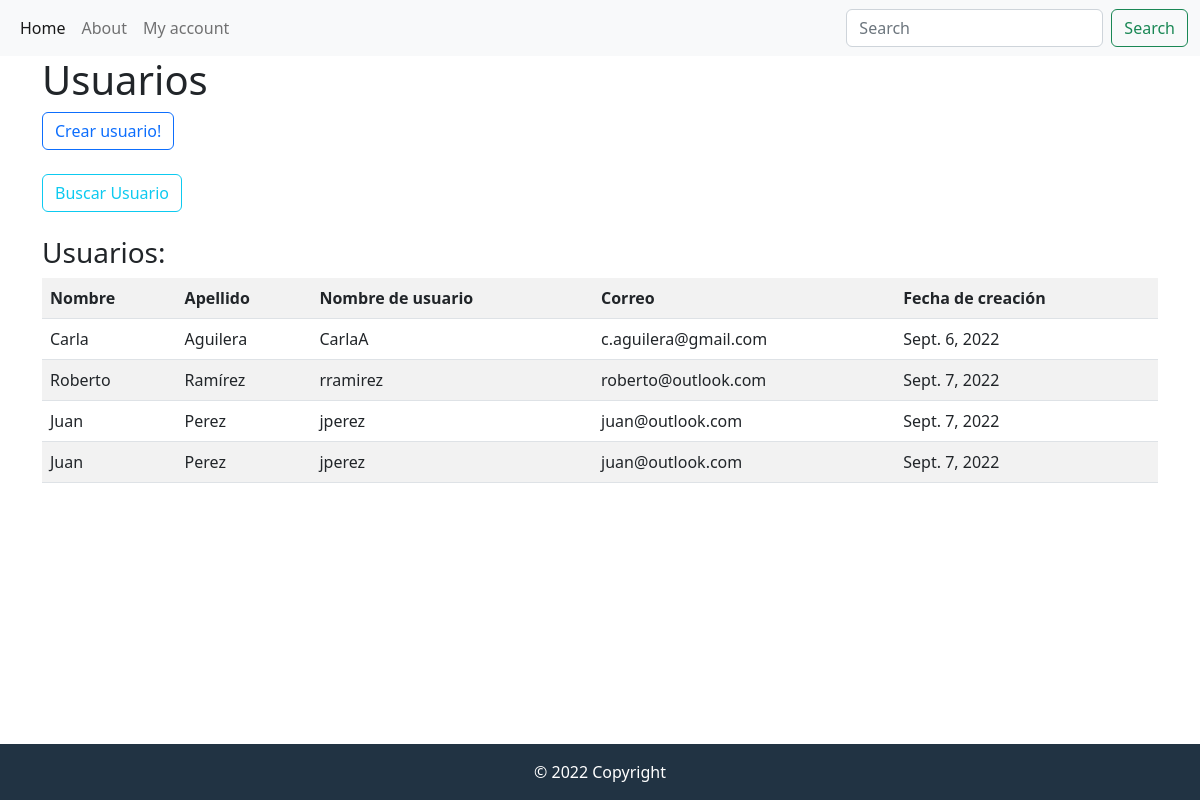
/blog/usuario/, run on the app's committed database.
### app_blog/models.py (models this page shows, shortened)
class Usuario(models.Model):
    nombre = models.CharField(max_length=100)
    apellido = models.CharField(max_length=100)
    nombre_usuario = models.CharField(max_length=100)
    correo = models.EmailField()
    contrasena = models.CharField(max_length=50)
    fecha_creacion = models.DateField(auto_now_add=True)

### app_blog/views.py (the view)
# urls.py: path('usuario/', views.usuario, name="usuario"),
def usuario(request):
    usuarios = Usuario.objects.all()
    return render(request, "app_blog/usuarios.html", {'usuarios' : usuarios})

### app_blog/templates/app_blog/usuarios.html
{% extends 'base.html' %}
{% block changing_content %}
<h1>Usuarios</h1>
<a class="btn btn-outline-primary" href="{% url 'crear_usuario' %}" role="button">Crear usuario!</a>
<br />
<br />
<a class="btn btn-outline-info" href="{% url 'buscar_usuario_form' %}" role="button">Buscar Usuario</a>
<br><br>
<h3>Usuarios:</h3>
<table class="table table-striped">
    <tbody>
        <tr>
            <th>
                <strong>Nombre</strong>
            </th>
            <th>
                <strong>Apellido</strong>
            </th>
            <th>
                <strong>Nombre de usuario</strong>
            </th>
            <th>
                <strong>Correo</strong>
            </th>
            <th>
                <strong>Fecha de creación</strong>
            </th>
        </tr>
        {% for usuario in usuarios %}
        <tr>
            <td>{{usuario.nombre}}</td>
            <td>{{usuario.apellido}}</td>
            <td>{{usuario.nombre_usuario}}</td>
            <td>{{usuario.correo}}</td>
            <td>{{usuario.fecha_creacion}}</td>
        </tr>
        {% endfor %}
    </tbody>
</table>
{% endblock changing_content %}

### app_blog/templates/app_blog/base.html (style rules this page uses)
html { min-height: 100%; position: relative; }
body { margin: 0; margin-bottom: 30px; }

### data on the page
Usuario: nombre "Carla", apellido "Aguilera", nombre_usuario "CarlaA", correo "c.aguilera@gmail.com", fecha_creacion "Sept. 6, 2022"
Usuario: nombre "Roberto", apellido "Ramírez", nombre_usuario "rramirez", correo "roberto@outlook.com", fecha_creacion "Sept. 7, 2022"
Usuario: nombre "Juan", apellido "Perez", nombre_usuario "jperez", correo "juan@outlook.com", fecha_creacion "Sept. 7, 2022"
Usuario: nombre "Juan", apellido "Perez", nombre_usuario "jperez", correo "juan@outlook.com", fecha_creacion "Sept. 7, 2022"
